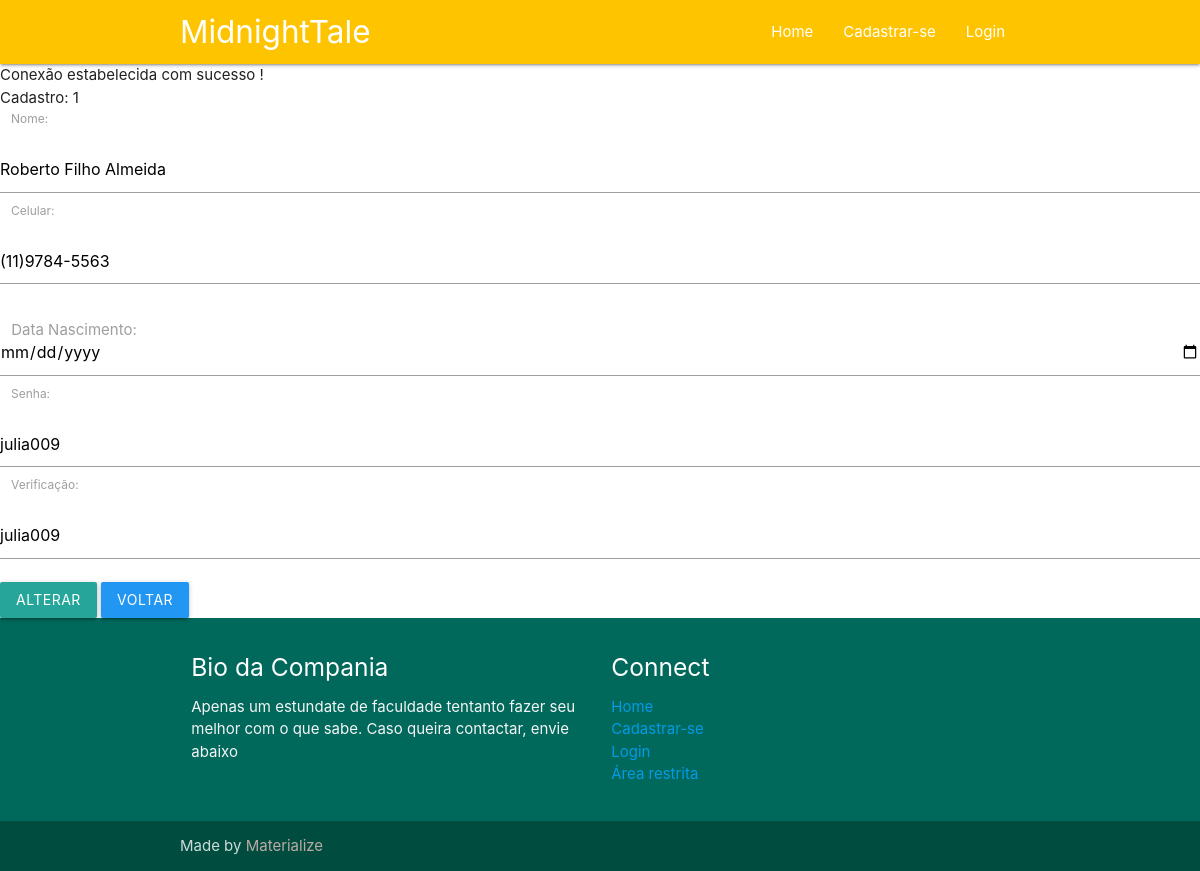
/alterar_cliente_meu.php?id=1, run on the app's committed database.
### tables this page shows
CREATE TABLE `tb_cadas` (
  `cadId` int(11) NOT NULL,
  `cadNome` varchar(40) NOT NULL,
  `cadCel` varchar(15) DEFAULT NULL,
  `cadDataNasc` date NOT NULL,
  `cadSenha` varchar(30) DEFAULT NULL,
  `cadVerificacao` varchar(30) DEFAULT NULL
);

### alterar_cliente_meu.php (the view, shortened to what this page needs)
<?php
include_once "cabecalho.php";
require_once "conf_meu.php";
$codigo = $_GET['id'];
$consulta = $conexao->prepare('SELECT * FROM tb_cadas where cadId = :code');
$consulta->bindValue(':code', $codigo);
$consulta->execute();
$linha = $consulta->fetch(PDO::FETCH_ASSOC);
?>
<!DOCTYPE html>
<html lang="pt-br">
<head>
    <link rel="stylesheet" href="https://cdnjs.cloudflare.com/ajax/libs/materialize/1.0.0/css/materialize.min.css">
</head>
<body>
    <main>
    <?php echo "Cadastro: {$linha['cadId']}"; ?>
    <form action="alterar_cliente_action_meu.php" method = "post">
            <div class="input-field col s12">
                <label for="nome">Nome: </label><br>
                <input type="text" name="txtnome" id="usuario" value="<?php echo "{$linha['cadNome']}"?>">
            </div>
            <div class=" input-field col s12">
                <label for="fone">Celular: </label><br>
                <input type="text" name="txtcel" id="celular" value="<?php echo "{$linha['cadCel']}"?>">
            </div>
            <div class=" input-field col s12">
                <label for="data">Data Nascimento: </label><br>
                <input type="date" name="txtnascimento" id="data" value="<?php echo "{$linha['cadDataNasc']}"?>">
            </div>
            <div class=" input-field col s12">
                <label for="senha">Senha: </label><br>
                <input type="text" name="txtsenha" id="senha" value="<?php echo "{$linha['cadSenha']}"?>">
            </div>
            <div class=" input-field col s12">
                <label for="verificacao">Verificação: </label><br>
                <input type="text" name="txtverificacao" id="verificacao" value="<?php echo "{$linha['cadVerificacao']}"?>">
            </div>
         <button type=" submit" class="btn" name="btncadastro">Alterar </button>
         <a href="listagem_meu.php" class="btn blue">Voltar</a>
    </form>
    </main>
</body>
</html>
<?php
include_once "rodape.php";
?>

### data on the page
tb_cadas: cadId "1", txtnome "Roberto Filho Almeida", txtcel "(11)9784-5563", txtsenha "julia009", txtverificacao "julia009"
